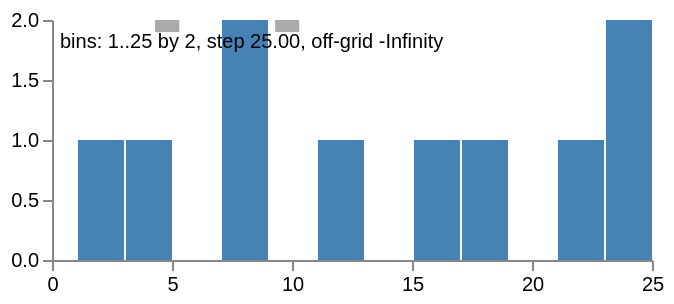

Express this chart as Vega-Lite.
### Vega specification from a JSON file in a GitHub repository (floating-point values rounded to 4 significant figures)
{"$schema": "https://vega.github.io/schema/vega/v6.json", "description": "Bin settings read back as a signal, an unnice'd extent that does not divide evenly, and an anchored grid.", "width": 300, "height": 120, "padding": 5, "signals": [{"name": "binCount", "update": "(bins.stop - bins.start) / bins.step"}, {"name": "barStep", "update": "width / binCount"}], "data": [{"name": "raw", "values": [{"v": 1}, {"v": 24}, {"v": 23.5}, {"v": 12}, {"v": 7}, {"v": 7.5}, {"v": 18}, {"v": 3}, {"v": 16.25}, {"v": 21}], "transform": [{"type": "bin", "field": "v", "extent": [1, 24], "maxbins": 20, "nice": false, "signal": "bins"}]}, {"name": "counts", "source": "raw", "transform": [{"type": "aggregate", "groupby": ["bin0", "bin1"]}]}, {"name": "anchored", "values": [{"v": 0.2}, {"v": 5}, {"v": 9.9}, {"v": 4.5}], "transform": [{"type": "bin", "field": "v", "extent": [0, 10], "step": 1, "anchor": 0.3, "as": ["lo", "hi"]}]}, {"name": "anchored-drawn", "source": "anchored", "transform": [{"type": "filter", "expr": "isFinite(datum.lo)"}]}], "scales": [{"name": "x", "type": "linear", "domain": {"signal": "[bins.start, bins.stop]"}, "range": "width"}, {"name": "y", "type": "linear", "domain": {"data": "counts", "field": "count"}, "range": "height", "nice": true}], "axes": [{"orient": "bottom", "scale": "x", "tickCount": 6}, {"orient": "left", "scale": "y", "tickCount": 3}], "marks": [{"type": "rect", "from": {"data": "counts"}, "encode": {"enter": {"x": {"scale": "x", "field": "bin0", "offset": 1}, "x2": {"scale": "x", "field": "bin1"}, "y": {"scale": "y", "field": "count"}, "y2": {"scale": "y", "value": 0}, "fill": {"value": "steelblue"}}}}, {"type": "rect", "from": {"data": "anchored-drawn"}, "encode": {"enter": {"x": {"scale": "x", "field": "lo"}, "x2": {"scale": "x", "field": "hi"}, "y": {"value": 0}, "height": {"value": 6}, "fill": {"value": "#aaa"}}}}, {"type": "text", "encode": {"enter": {"x": {"value": 4}, "y": {"value": 14}, "text": {"signal": "'bins: ' + bins.start + '..' + bins.stop + ' by ' + bins.step + ', step ' + format(barStep, '.2f') + ', off-grid ' + data('anchored')[0].lo"}, "fontSize": {"value": 10}}}}]}
